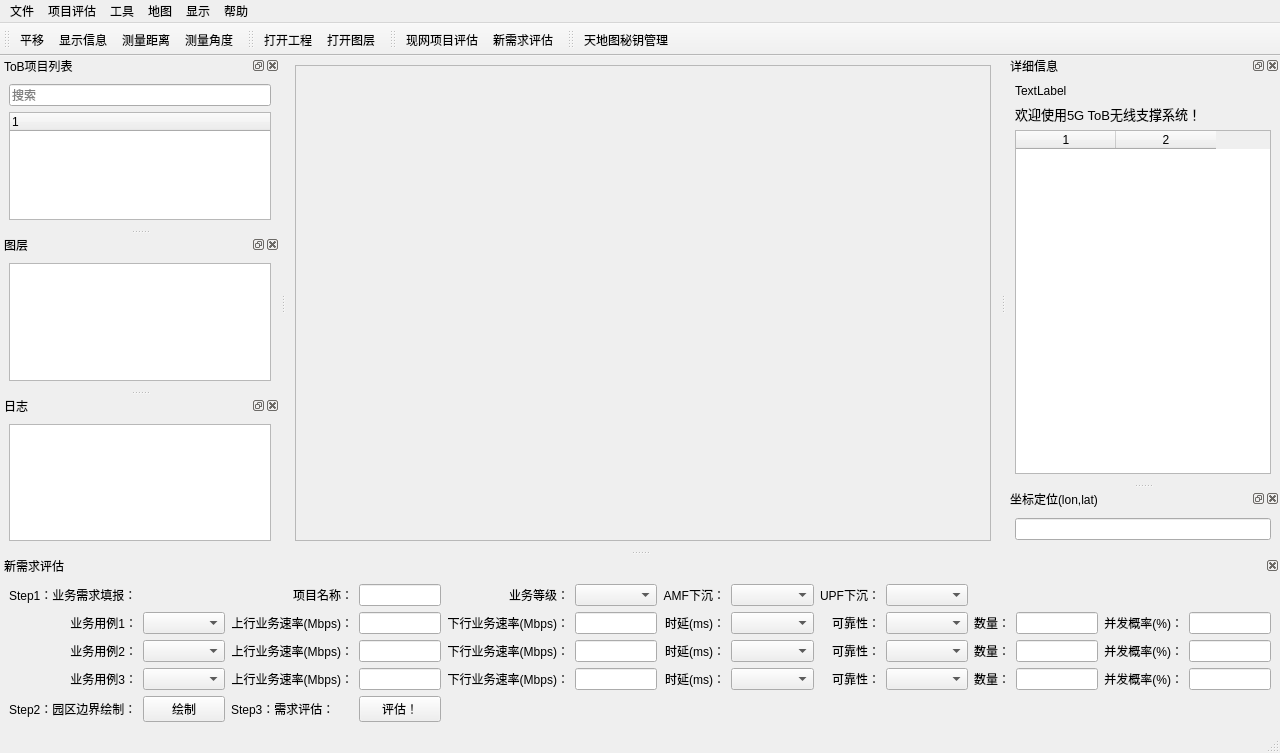
 <widget class="QMainWindow" name="MainWindow">
  <property name="geometry">
   <rect>
    <x>0</x>
    <y>0</y>
    <width>1280</width>
    <height>753</height>
   </rect>
  </property>
  <property name="windowTitle">
   <string>5G ToB 无线支撑系统</string>
  </property>
  <widget class="QWidget" name="centralwidget">
   <layout class="QHBoxLayout" name="horizontalLayout">
    <item>
     <widget class="QFrame" name="mapFrame">
      <property name="frameShape">
       <enum>QFrame::Shape::StyledPanel</enum>
      </property>
      <property name="frameShadow">
       <enum>QFrame::Shadow::Raised</enum>
      </property>
      <layout class="QHBoxLayout" name="mapFrameLayout"/>
     </widget>
    </item>
   </layout>
  </widget>
  <widget class="QMenuBar" name="menubar">
   <property name="geometry">
    <rect>
     <x>0</x>
     <y>0</y>
     <width>1280</width>
     <height>33</height>
    </rect>
   </property>
   <widget class="QMenu" name="m1_help">
    <property name="title">
     <string>帮助</string>
    </property>
    <addaction name="m2_about"/>
    <addaction name="m2_test"/>
   </widget>
   <widget class="QMenu" name="m1_files">
    <property name="title">
     <string>文件</string>
    </property>
    <addaction name="m2_open_project"/>
    <addaction name="m2_open_layer"/>
   </widget>
   <widget class="QMenu" name="m1_tools">
    <property name="title">
     <string>工具</string>
    </property>
    <addaction name="m2_tool_pan"/>
    <addaction name="m2_tool_info"/>
    <addaction name="m2_tool_distance"/>
    <addaction name="m2_tool_azimuth"/>
   </widget>
   <widget class="QMenu" name="menu">
    <property name="title">
     <string>显示</string>
    </property>
    <addaction name="m2_view_project_tree"/>
    <addaction name="m2_view_layer_tree"/>
    <addaction name="m2_view_detail"/>
    <addaction name="m2_view_gpscord"/>
    <addaction name="m2_view_log"/>
   </widget>
   <widget class="QMenu" name="menu_2">
    <property name="title">
     <string>项目评估</string>
    </property>
    <addaction name="m2_existing_project_eval"/>
    <addaction name="m2_new_project_eval"/>
   </widget>
   <widget class="QMenu" name="menu_3">
    <property name="title">
     <string>地图</string>
    </property>
    <addaction name="m2_tianditu_key_management"/>
   </widget>
   <addaction name="m1_files"/>
   <addaction name="menu_2"/>
   <addaction name="m1_tools"/>
   <addaction name="menu_3"/>
   <addaction name="menu"/>
   <addaction name="m1_help"/>
  </widget>
  <widget class="QStatusBar" name="statusbar"/>
  <widget class="QDockWidget" name="dockWidgetProjectTree">
   <property name="minimumSize">
    <size>
     <width>280</width>
     <height>123</height>
    </size>
   </property>
   <property name="windowTitle">
    <string>ToB项目列表</string>
   </property>
   <attribute name="dockWidgetArea">
    <number>1</number>
   </attribute>
   <widget class="QWidget" name="dockWidgetProjectTreeInner">
    <layout class="QVBoxLayout" name="verticalLayout">
     <item>
      <widget class="QLineEdit" name="projectSearchLineEdit">
       <property name="text">
        <string/>
       </property>
       <property name="placeholderText">
        <string>搜索</string>
       </property>
      </widget>
     </item>
     <item>
      <widget class="QTreeWidget" name="projectTreeWidget">
       <column>
        <property name="text">
         <string notr="true">1</string>
        </property>
       </column>
      </widget>
     </item>
    </layout>
   </widget>
  </widget>
  <widget class="QDockWidget" name="dockWidgetDetail">
   <property name="windowTitle">
    <string>详细信息</string>
   </property>
   <attribute name="dockWidgetArea">
    <number>2</number>
   </attribute>
   <widget class="QWidget" name="dockWidgetDetailInner">
    <layout class="QVBoxLayout" name="verticalLayout_3">
     <item>
      <widget class="QLabel" name="labelWelcomeBanner">
       <property name="text">
        <string>TextLabel</string>
       </property>
      </widget>
     </item>
     <item>
      <widget class="QLabel" name="labelWelcomeText">
       <property name="font">
        <font>
         <pointsize>10</pointsize>
        </font>
       </property>
       <property name="frameShadow">
        <enum>QFrame::Shadow::Plain</enum>
       </property>
       <property name="text">
        <string>欢迎使用5G ToB无线支撑系统！</string>
       </property>
      </widget>
     </item>
     <item>
      <widget class="QTableWidget" name="tableWidgetDetailTable">
       <property name="sortingEnabled">
        <bool>false</bool>
       </property>
       <property name="columnCount">
        <number>2</number>
       </property>
       <column/>
       <column/>
      </widget>
     </item>
    </layout>
   </widget>
  </widget>
  <widget class="QDockWidget" name="dockWidgetGPSCord">
   <property name="sizePolicy">
    <sizepolicy hsizetype="Preferred" vsizetype="Fixed">
     <horstretch>0</horstretch>
     <verstretch>0</verstretch>
    </sizepolicy>
   </property>
   <property name="minimumSize">
    <size>
     <width>274</width>
     <height>61</height>
    </size>
   </property>
   <property name="maximumSize">
    <size>
     <width>524287</width>
     <height>61</height>
    </size>
   </property>
   <property name="features">
    <set>QDockWidget::DockWidgetFeature::DockWidgetClosable|QDockWidget::DockWidgetFeature::DockWidgetFloatable|QDockWidget::DockWidgetFeature::DockWidgetMovable</set>
   </property>
   <property name="windowTitle">
    <string>坐标定位(lon,lat)</string>
   </property>
   <attribute name="dockWidgetArea">
    <number>2</number>
   </attribute>
   <widget class="QWidget" name="dockWidgetGPSCordInner">
    <layout class="QVBoxLayout" name="verticalLayout_2">
     <item>
      <widget class="QLineEdit" name="gpsCordInputLineEdit"/>
     </item>
    </layout>
   </widget>
  </widget>
  <widget class="QDockWidget" name="dockWidgetLayerTree">
   <property name="windowTitle">
    <string>图层</string>
   </property>
   <attribute name="dockWidgetArea">
    <number>1</number>
   </attribute>
   <widget class="QWidget" name="dockWidgetLayerTreeInner">
    <layout class="QVBoxLayout" name="verticalLayout_4">
     <item>
      <widget class="QTreeView" name="layerTreeView">
       <property name="acceptDrops">
        <bool>true</bool>
       </property>
      </widget>
     </item>
    </layout>
   </widget>
  </widget>
  <widget class="QToolBar" name="toolBarMapTool">
   <property name="windowTitle">
    <string>toolBar</string>
   </property>
   <attribute name="toolBarArea">
    <enum>TopToolBarArea</enum>
   </attribute>
   <attribute name="toolBarBreak">
    <bool>false</bool>
   </attribute>
   <addaction name="m2_tool_pan"/>
   <addaction name="m2_tool_info"/>
   <addaction name="m2_tool_distance"/>
   <addaction name="m2_tool_azimuth"/>
  </widget>
  <widget class="QDockWidget" name="dockWidgetLog">
   <property name="sizePolicy">
    <sizepolicy hsizetype="Preferred" vsizetype="Preferred">
     <horstretch>0</horstretch>
     <verstretch>0</verstretch>
    </sizepolicy>
   </property>
   <property name="minimumSize">
    <size>
     <width>79</width>
     <height>97</height>
    </size>
   </property>
   <property name="baseSize">
    <size>
     <width>0</width>
     <height>0</height>
    </size>
   </property>
   <property name="floating">
    <bool>false</bool>
   </property>
   <property name="features">
    <set>QDockWidget::DockWidgetFeature::DockWidgetClosable|QDockWidget::DockWidgetFeature::DockWidgetFloatable|QDockWidget::DockWidgetFeature::DockWidgetMovable</set>
   </property>
   <property name="allowedAreas">
    <set>Qt::DockWidgetArea::BottomDockWidgetArea|Qt::DockWidgetArea::LeftDockWidgetArea</set>
   </property>
   <property name="windowTitle">
    <string>日志</string>
   </property>
   <attribute name="dockWidgetArea">
    <number>1</number>
   </attribute>
   <widget class="QWidget" name="dockWidgetLogInner">
    <layout class="QHBoxLayout" name="horizontalLayout_2">
     <item>
      <widget class="QTextEdit" name="logTextEdit">
       <property name="baseSize">
        <size>
         <width>0</width>
         <height>0</height>
        </size>
       </property>
      </widget>
     </item>
    </layout>
   </widget>
  </widget>
  <widget class="QToolBar" name="toolBarFile">
   <property name="windowTitle">
    <string>toolBar</string>
   </property>
   <attribute name="toolBarArea">
    <enum>TopToolBarArea</enum>
   </attribute>
   <attribute name="toolBarBreak">
    <bool>false</bool>
   </attribute>
   <addaction name="m2_open_project"/>
   <addaction name="m2_open_layer"/>
  </widget>
  <widget class="QToolBar" name="toolBarEval">
   <property name="windowTitle">
    <string>toolBar</string>
   </property>
   <attribute name="toolBarArea">
    <enum>TopToolBarArea</enum>
   </attribute>
   <attribute name="toolBarBreak">
    <bool>false</bool>
   </attribute>
   <addaction name="m2_existing_project_eval"/>
   <addaction name="m2_new_project_eval"/>
  </widget>
  <widget class="QDockWidget" name="dockWidgetNewProjectEval">
   <property name="features">
    <set>QDockWidget::DockWidgetFeature::DockWidgetClosable</set>
   </property>
   <property name="allowedAreas">
    <set>Qt::DockWidgetArea::BottomDockWidgetArea</set>
   </property>
   <property name="windowTitle">
    <string>新需求评估</string>
   </property>
   <attribute name="dockWidgetArea">
    <number>8</number>
   </attribute>
   <widget class="QWidget" name="dockWidgetContents_3">
    <layout class="QGridLayout" name="gridLayout" columnstretch="0,1,0,1,0,1,0,1,0,1,0,1,0,1">
     <item row="0" column="9">
      <widget class="QComboBox" name="comboBoxUPF"/>
     </item>
     <item row="1" column="6">
      <widget class="QLabel" name="label_10">
       <property name="text">
        <string>时延(ms)：</string>
       </property>
       <property name="alignment">
        <set>Qt::AlignmentFlag::AlignRight|Qt::AlignmentFlag::AlignTrailing|Qt::AlignmentFlag::AlignVCenter</set>
       </property>
      </widget>
     </item>
     <item row="3" column="4">
      <widget class="QLabel" name="label_17">
       <property name="text">
        <string>下行业务速率(Mbps)：</string>
       </property>
       <property name="alignment">
        <set>Qt::AlignmentFlag::AlignRight|Qt::AlignmentFlag::AlignTrailing|Qt::AlignmentFlag::AlignVCenter</set>
       </property>
      </widget>
     </item>
     <item row="3" column="0">
      <widget class="QLabel" name="label_4">
       <property name="text">
        <string>业务用例3：</string>
       </property>
       <property name="alignment">
        <set>Qt::AlignmentFlag::AlignRight|Qt::AlignmentFlag::AlignTrailing|Qt::AlignmentFlag::AlignVCenter</set>
       </property>
      </widget>
     </item>
     <item row="1" column="3">
      <widget class="QLineEdit" name="lineEditULSpeed1"/>
     </item>
     <item row="4" column="3">
      <widget class="QPushButton" name="pushButtonNewProjectEval">
       <property name="text">
        <string>评估！</string>
       </property>
      </widget>
     </item>
     <item row="1" column="0">
      <widget class="QLabel" name="label_2">
       <property name="text">
        <string>业务用例1：</string>
       </property>
       <property name="alignment">
        <set>Qt::AlignmentFlag::AlignRight|Qt::AlignmentFlag::AlignTrailing|Qt::AlignmentFlag::AlignVCenter</set>
       </property>
      </widget>
     </item>
     <item row="3" column="7">
      <widget class="QComboBox" name="comboBoxLatency3"/>
     </item>
     <item row="3" column="5">
      <widget class="QLineEdit" name="lineEditDLSpeed3"/>
     </item>
     <item row="4" column="1">
      <widget class="QPushButton" name="pushButtonNewProjectDrawBorder">
       <property name="text">
        <string>绘制</string>
       </property>
      </widget>
     </item>
     <item row="0" column="7">
      <widget class="QComboBox" name="comboBoxAMF"/>
     </item>
     <item row="1" column="4">
      <widget class="QLabel" name="label_9">
       <property name="text">
        <string>下行业务速率(Mbps)：</string>
       </property>
       <property name="alignment">
        <set>Qt::AlignmentFlag::AlignRight|Qt::AlignmentFlag::AlignTrailing|Qt::AlignmentFlag::AlignVCenter</set>
       </property>
      </widget>
     </item>
     <item row="2" column="5">
      <widget class="QLineEdit" name="lineEditDLSpeed2"/>
     </item>
     <item row="1" column="9">
      <widget class="QComboBox" name="comboBoxReliability1"/>
     </item>
     <item row="1" column="8">
      <widget class="QLabel" name="label_11">
       <property name="text">
        <string>可靠性：</string>
       </property>
       <property name="alignment">
        <set>Qt::AlignmentFlag::AlignRight|Qt::AlignmentFlag::AlignTrailing|Qt::AlignmentFlag::AlignVCenter</set>
       </property>
      </widget>
     </item>
     <item row="1" column="11">
      <widget class="QLineEdit" name="lineEditUECount1"/>
     </item>
     <item row="2" column="9">
      <widget class="QComboBox" name="comboBoxReliability2"/>
     </item>
     <item row="3" column="6">
      <widget class="QLabel" name="label_21">
       <property name="text">
        <string>时延(ms)：</string>
       </property>
       <property name="alignment">
        <set>Qt::AlignmentFlag::AlignRight|Qt::AlignmentFlag::AlignTrailing|Qt::AlignmentFlag::AlignVCenter</set>
       </property>
      </widget>
     </item>
     <item row="2" column="4">
      <widget class="QLabel" name="label_16">
       <property name="text">
        <string>下行业务速率(Mbps)：</string>
       </property>
       <property name="alignment">
        <set>Qt::AlignmentFlag::AlignRight|Qt::AlignmentFlag::AlignTrailing|Qt::AlignmentFlag::AlignVCenter</set>
       </property>
      </widget>
     </item>
     <item row="0" column="8">
      <widget class="QLabel" name="label_23">
       <property name="text">
        <string>UPF下沉：</string>
       </property>
       <property name="alignment">
        <set>Qt::AlignmentFlag::AlignRight|Qt::AlignmentFlag::AlignTrailing|Qt::AlignmentFlag::AlignVCenter</set>
       </property>
      </widget>
     </item>
     <item row="3" column="3">
      <widget class="QLineEdit" name="lineEditULSpeed3"/>
     </item>
     <item row="4" column="2">
      <widget class="QLabel" name="label_28">
       <property name="text">
        <string>Step3：需求评估：</string>
       </property>
      </widget>
     </item>
     <item row="2" column="3">
      <widget class="QLineEdit" name="lineEditULSpeed2"/>
     </item>
     <item row="2" column="6">
      <widget class="QLabel" name="label_20">
       <property name="text">
        <string>时延(ms)：</string>
       </property>
       <property name="alignment">
        <set>Qt::AlignmentFlag::AlignRight|Qt::AlignmentFlag::AlignTrailing|Qt::AlignmentFlag::AlignVCenter</set>
       </property>
      </widget>
     </item>
     <item row="2" column="2">
      <widget class="QLabel" name="label_12">
       <property name="text">
        <string>上行业务速率(Mbps)：</string>
       </property>
       <property name="alignment">
        <set>Qt::AlignmentFlag::AlignRight|Qt::AlignmentFlag::AlignTrailing|Qt::AlignmentFlag::AlignVCenter</set>
       </property>
      </widget>
     </item>
     <item row="0" column="0">
      <widget class="QLabel" name="label">
       <property name="text">
        <string>Step1：业务需求填报：</string>
       </property>
      </widget>
     </item>
     <item row="0" column="6">
      <widget class="QLabel" name="label_19">
       <property name="text">
        <string>AMF下沉：</string>
       </property>
       <property name="alignment">
        <set>Qt::AlignmentFlag::AlignRight|Qt::AlignmentFlag::AlignTrailing|Qt::AlignmentFlag::AlignVCenter</set>
       </property>
      </widget>
     </item>
     <item row="2" column="8">
      <widget class="QLabel" name="label_24">
       <property name="text">
        <string>可靠性：</string>
       </property>
       <property name="alignment">
        <set>Qt::AlignmentFlag::AlignRight|Qt::AlignmentFlag::AlignTrailing|Qt::AlignmentFlag::AlignVCenter</set>
       </property>
      </widget>
     </item>
     <item row="3" column="9">
      <widget class="QComboBox" name="comboBoxReliability3"/>
     </item>
     <item row="0" column="4">
      <widget class="QLabel" name="label_15">
       <property name="text">
        <string>业务等级：</string>
       </property>
       <property name="alignment">
        <set>Qt::AlignmentFlag::AlignRight|Qt::AlignmentFlag::AlignTrailing|Qt::AlignmentFlag::AlignVCenter</set>
       </property>
      </widget>
     </item>
     <item row="3" column="2">
      <widget class="QLabel" name="label_13">
       <property name="text">
        <string>上行业务速率(Mbps)：</string>
       </property>
       <property name="alignment">
        <set>Qt::AlignmentFlag::AlignRight|Qt::AlignmentFlag::AlignTrailing|Qt::AlignmentFlag::AlignVCenter</set>
       </property>
      </widget>
     </item>
     <item row="1" column="10">
      <widget class="QLabel" name="label_29">
       <property name="text">
        <string>数量：</string>
       </property>
       <property name="alignment">
        <set>Qt::AlignmentFlag::AlignRight|Qt::AlignmentFlag::AlignTrailing|Qt::AlignmentFlag::AlignVCenter</set>
       </property>
      </widget>
     </item>
     <item row="1" column="2">
      <widget class="QLabel" name="label_8">
       <property name="text">
        <string>上行业务速率(Mbps)：</string>
       </property>
       <property name="alignment">
        <set>Qt::AlignmentFlag::AlignRight|Qt::AlignmentFlag::AlignTrailing|Qt::AlignmentFlag::AlignVCenter</set>
       </property>
      </widget>
     </item>
     <item row="4" column="0">
      <widget class="QLabel" name="label_7">
       <property name="text">
        <string>Step2：园区边界绘制：</string>
       </property>
      </widget>
     </item>
     <item row="1" column="12">
      <widget class="QLabel" name="label_30">
       <property name="text">
        <string>并发概率(%)：</string>
       </property>
       <property name="alignment">
        <set>Qt::AlignmentFlag::AlignRight|Qt::AlignmentFlag::AlignTrailing|Qt::AlignmentFlag::AlignVCenter</set>
       </property>
      </widget>
     </item>
     <item row="1" column="7">
      <widget class="QComboBox" name="comboBoxLatency1"/>
     </item>
     <item row="2" column="10">
      <widget class="QLabel" name="label_31">
       <property name="text">
        <string>数量：</string>
       </property>
       <property name="alignment">
        <set>Qt::AlignmentFlag::AlignRight|Qt::AlignmentFlag::AlignTrailing|Qt::AlignmentFlag::AlignVCenter</set>
       </property>
      </widget>
     </item>
     <item row="3" column="1">
      <widget class="QComboBox" name="comboBoxUseCase3"/>
     </item>
     <item row="2" column="0">
      <widget class="QLabel" name="label_3">
       <property name="text">
        <string>业务用例2：</string>
       </property>
       <property name="alignment">
        <set>Qt::AlignmentFlag::AlignRight|Qt::AlignmentFlag::AlignTrailing|Qt::AlignmentFlag::AlignVCenter</set>
       </property>
      </widget>
     </item>
     <item row="0" column="2">
      <widget class="QLabel" name="label_27">
       <property name="text">
        <string>项目名称：</string>
       </property>
       <property name="alignment">
        <set>Qt::AlignmentFlag::AlignRight|Qt::AlignmentFlag::AlignTrailing|Qt::AlignmentFlag::AlignVCenter</set>
       </property>
      </widget>
     </item>
     <item row="0" column="5">
      <widget class="QComboBox" name="comboBoxPorjectLevel"/>
     </item>
     <item row="2" column="7">
      <widget class="QComboBox" name="comboBoxLatency2"/>
     </item>
     <item row="1" column="13">
      <widget class="QLineEdit" name="lineEditUEIntercurrent1"/>
     </item>
     <item row="0" column="3">
      <widget class="QLineEdit" name="lineEditProjectName"/>
     </item>
     <item row="3" column="8">
      <widget class="QLabel" name="label_25">
       <property name="text">
        <string>可靠性：</string>
       </property>
       <property name="alignment">
        <set>Qt::AlignmentFlag::AlignRight|Qt::AlignmentFlag::AlignTrailing|Qt::AlignmentFlag::AlignVCenter</set>
       </property>
      </widget>
     </item>
     <item row="1" column="5">
      <widget class="QLineEdit" name="lineEditDLSpeed1"/>
     </item>
     <item row="1" column="1">
      <widget class="QComboBox" name="comboBoxUseCase1"/>
     </item>
     <item row="3" column="10">
      <widget class="QLabel" name="label_32">
       <property name="text">
        <string>数量：</string>
       </property>
       <property name="alignment">
        <set>Qt::AlignmentFlag::AlignRight|Qt::AlignmentFlag::AlignTrailing|Qt::AlignmentFlag::AlignVCenter</set>
       </property>
      </widget>
     </item>
     <item row="2" column="1">
      <widget class="QComboBox" name="comboBoxUseCase2"/>
     </item>
     <item row="2" column="11">
      <widget class="QLineEdit" name="lineEditUECount2"/>
     </item>
     <item row="3" column="11">
      <widget class="QLineEdit" name="lineEditUECount3"/>
     </item>
     <item row="2" column="12">
      <widget class="QLabel" name="label_33">
       <property name="text">
        <string>并发概率(%)：</string>
       </property>
       <property name="alignment">
        <set>Qt::AlignmentFlag::AlignRight|Qt::AlignmentFlag::AlignTrailing|Qt::AlignmentFlag::AlignVCenter</set>
       </property>
      </widget>
     </item>
     <item row="3" column="12">
      <widget class="QLabel" name="label_34">
       <property name="text">
        <string>并发概率(%)：</string>
       </property>
       <property name="alignment">
        <set>Qt::AlignmentFlag::AlignRight|Qt::AlignmentFlag::AlignTrailing|Qt::AlignmentFlag::AlignVCenter</set>
       </property>
      </widget>
     </item>
     <item row="2" column="13">
      <widget class="QLineEdit" name="lineEditUEIntercurrent2"/>
     </item>
     <item row="3" column="13">
      <widget class="QLineEdit" name="lineEditUEIntercurrent3"/>
     </item>
    </layout>
   </widget>
  </widget>
  <widget class="QToolBar" name="toolBarMap">
   <property name="windowTitle">
    <string>toolBar</string>
   </property>
   <attribute name="toolBarArea">
    <enum>TopToolBarArea</enum>
   </attribute>
   <attribute name="toolBarBreak">
    <bool>false</bool>
   </attribute>
   <addaction name="m2_tianditu_key_management"/>
  </widget>
  <action name="m2_open_project">
   <property name="text">
    <string>打开工程</string>
   </property>
  </action>
  <action name="m2_about">
   <property name="text">
    <string>关于</string>
   </property>
  </action>
  <action name="m2_open_layer">
   <property name="text">
    <string>打开图层</string>
   </property>
  </action>
  <action name="m2_tool_pan">
   <property name="checkable">
    <bool>true</bool>
   </property>
   <property name="text">
    <string>平移</string>
   </property>
   <property name="toolTip">
    <string>平移 (Alt+1)</string>
   </property>
   <property name="shortcut">
    <string>Alt+1</string>
   </property>
  </action>
  <action name="m2_test">
   <property name="text">
    <string>测试专用</string>
   </property>
  </action>
  <action name="m2_tool_info">
   <property name="checkable">
    <bool>true</bool>
   </property>
   <property name="text">
    <string>显示信息</string>
   </property>
   <property name="toolTip">
    <string>显示信息 (Alt+2)</string>
   </property>
   <property name="shortcut">
    <string>Alt+2</string>
   </property>
  </action>
  <action name="m2_view_project_tree">
   <property name="checkable">
    <bool>true</bool>
   </property>
   <property name="checked">
    <bool>true</bool>
   </property>
   <property name="text">
    <string>ToB项目列表</string>
   </property>
  </action>
  <action name="m2_view_layer_tree">
   <property name="checkable">
    <bool>true</bool>
   </property>
   <property name="checked">
    <bool>true</bool>
   </property>
   <property name="text">
    <string>图层</string>
   </property>
  </action>
  <action name="m2_view_detail">
   <property name="checkable">
    <bool>true</bool>
   </property>
   <property name="checked">
    <bool>true</bool>
   </property>
   <property name="text">
    <string>详细信息</string>
   </property>
  </action>
  <action name="m2_view_gpscord">
   <property name="checkable">
    <bool>true</bool>
   </property>
   <property name="checked">
    <bool>true</bool>
   </property>
   <property name="text">
    <string>坐标定位</string>
   </property>
  </action>
  <action name="m2_view_log">
   <property name="checkable">
    <bool>true</bool>
   </property>
   <property name="checked">
    <bool>true</bool>
   </property>
   <property name="text">
    <string>日志</string>
   </property>
  </action>
  <action name="m2_existing_project_eval">
   <property name="text">
    <string>现网项目评估</string>
   </property>
  </action>
  <action name="m2_new_project_eval">
   <property name="text">
    <string>新需求评估</string>
   </property>
  </action>
  <action name="m2_tool_distance">
   <property name="checkable">
    <bool>true</bool>
   </property>
   <property name="text">
    <string>测量距离</string>
   </property>
   <property name="toolTip">
    <string>测量距离 (Alt+3)</string>
   </property>
   <property name="shortcut">
    <string>Alt+3</string>
   </property>
  </action>
  <action name="m2_tool_azimuth">
   <property name="checkable">
    <bool>true</bool>
   </property>
   <property name="text">
    <string>测量角度</string>
   </property>
   <property name="toolTip">
    <string>测量角度 (Alt+4)</string>
   </property>
   <property name="shortcut">
    <string>Alt+4</string>
   </property>
  </action>
  <action name="m2_tianditu_key_management">
   <property name="text">
    <string>天地图秘钥管理</string>
   </property>
  </action>
 </widget>
